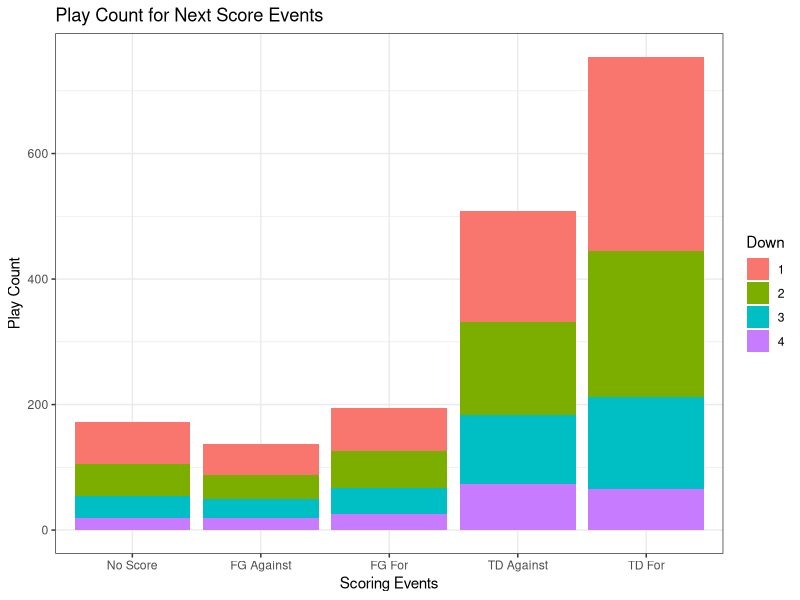
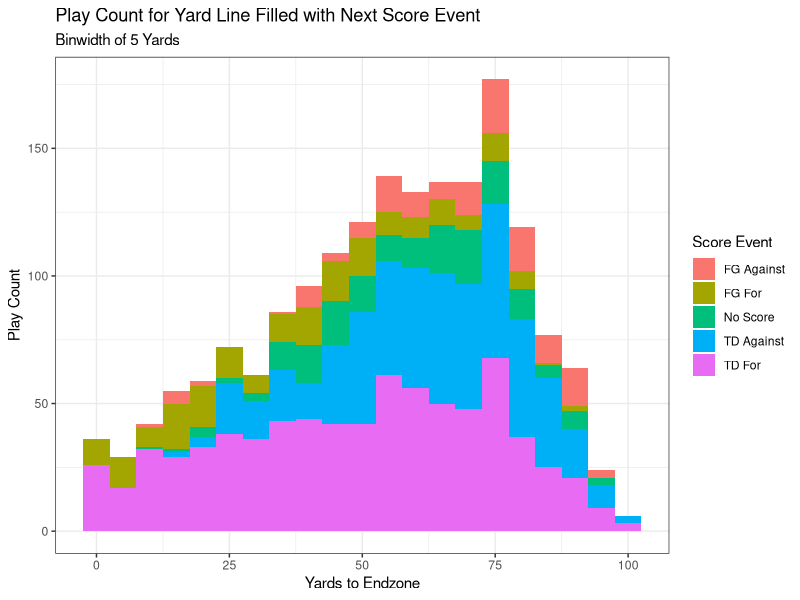
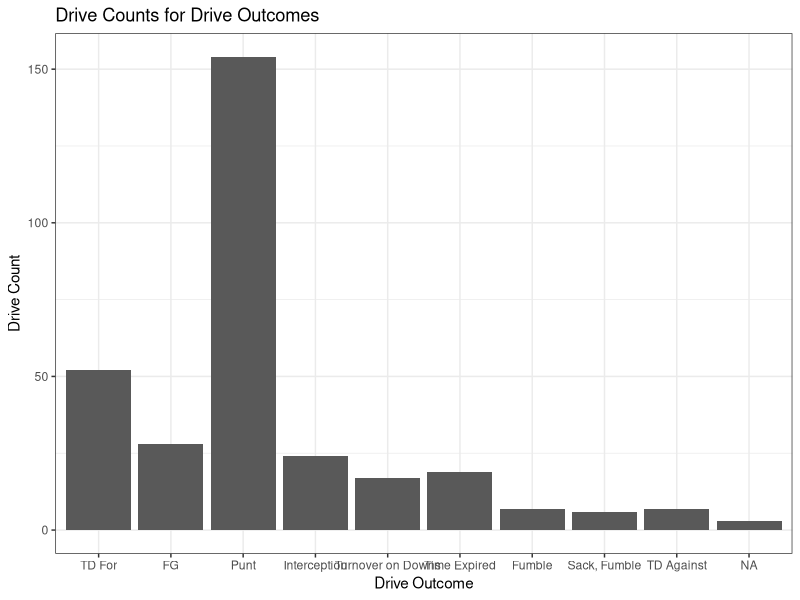
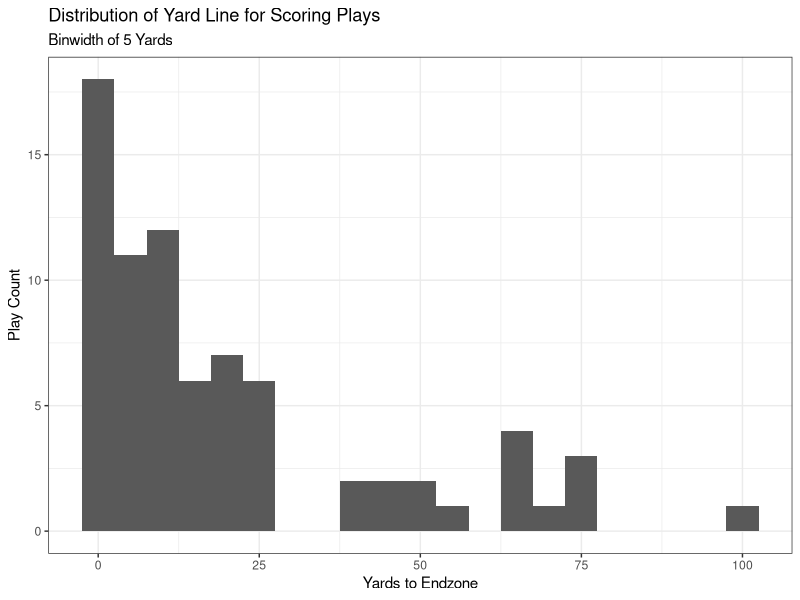
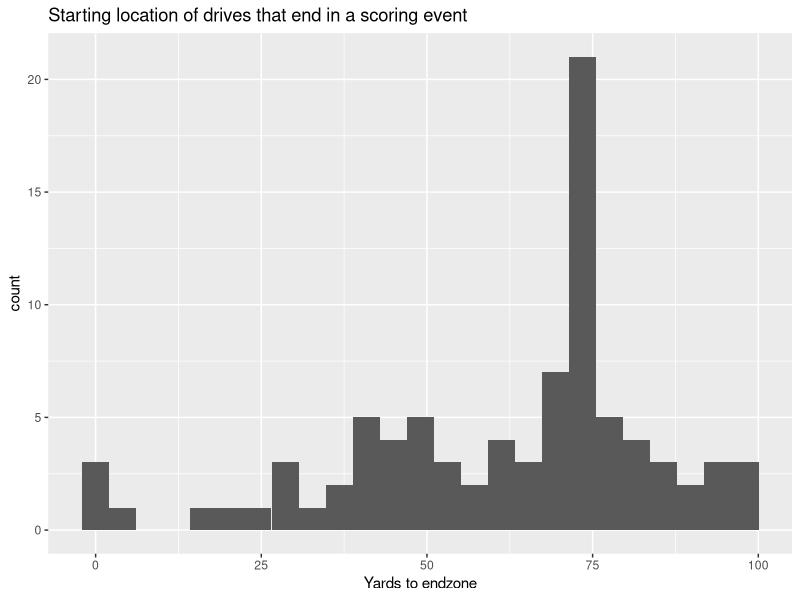
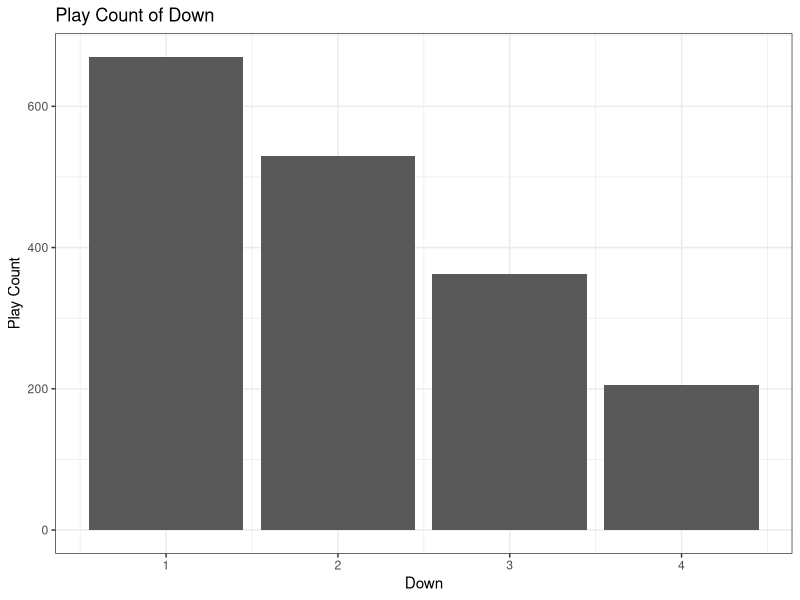
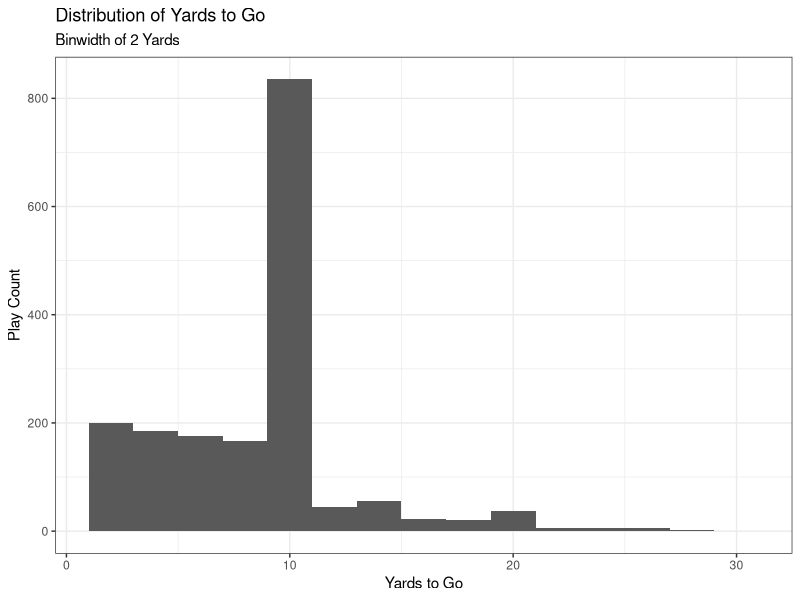
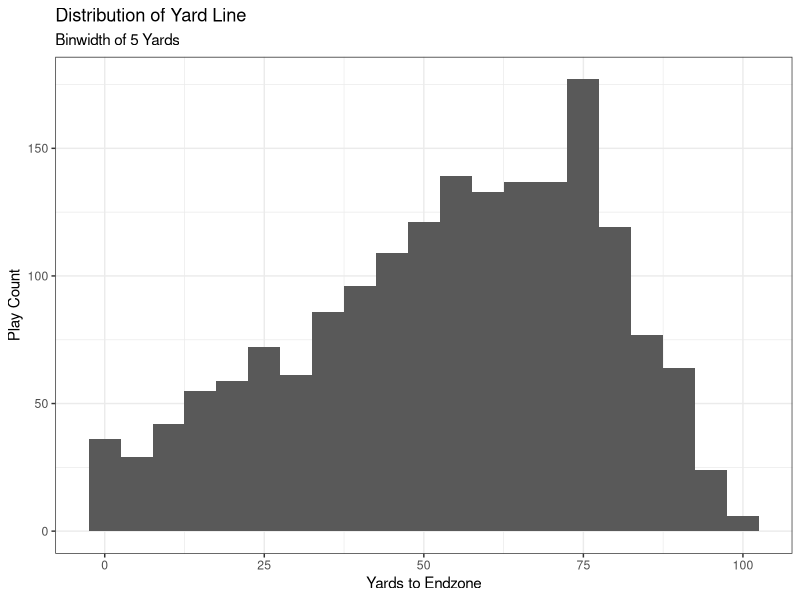

Reproduce these figures in R, in order. (Note: this script raises an error after producing the figures.)
## ---- chunk 1
knitr::opts_chunk$set(echo = TRUE)
library(tidyverse)
library(nnet)
## ---- chunk 2
## Data initialization

# Drop KOs, Extra Pts, 2 Pt conversions, Penalties, and Timeouts
init.data.full = read.csv("Initial_Play_-_By_-_Play.csv", na=c(""))
KO.plays = c("KO", "KO Rec", "Onside Kick Rec")

# Fixing the Extra Points labeled as FGs
init.data.full[1442, "PLAY.TYPE"] = "Extra Pt."
init.data.full[1556, "PLAY.TYPE"] = "Extra Pt."
init.data.full[1975, "PLAY.TYPE"] = "Extra Pt."
init.data.full[1994, "PLAY.TYPE"] = "Extra Pt."

extra.pt.rows = which(init.data.full$PLAY.TYPE == "Extra Pt." |
                        init.data.full$PLAY.TYPE == "Extra Pt. Block")
KO.rows = which(init.data.full$PLAY.TYPE %in% KO.plays)
two.pt.rows = which(init.data.full$PLAY.TYPE == "2 Pt." | 
                      init.data.full$PLAY.TYPE == "2 Pt. Defend")
penalty.rows = which(init.data.full$RESULT == "Penalty")
timeout.rows = which(init.data.full$RESULT == "Timeout")

rem.rows = c(extra.pt.rows, KO.rows, penalty.rows, two.pt.rows, timeout.rows)
init.data = init.data.full[-rem.rows, ]

# Create possession team column

  # fill in missing values that shouldn't be missing
init.data[945, "ODK"] = "D"
init.data[955, "ODK"] = "D"
init.data[980, "ODK"] = "O"
init.data[1009, "ODK"] = "D"
init.data[1019, "ODK"] = "D"
init.data[1025, "ODK"] = "D"
init.data[1044, "ODK"] = "O"
init.data[1093, "ODK"] = "D"
init.data[1291, "ODK"] = "O"
init.data[1317, "ODK"] = "D"
init.data[1368, "ODK"] = "O"
init.data[1395, "ODK"] = "D"

init.data$pos.team = ifelse(init.data$ODK == "O", "CMU", "Opp")

for (i in 1:nrow(init.data)) {
  if (init.data[i, "ODK"] == "K") {
    init.data[i, "pos.team"] = init.data[i - 1, "pos.team"]
  }
}

# convert character variables to factor
#factor.vars = c("ODK", "RESULT", "PLAY.TYPE")
#init.data[factor.vars] = lapply(init.data[factor.vars], factor)

# renaming variables for convenience
names(init.data) = tolower(names(init.data))
names(init.data)[1] = "play"

# fixing rounding error for distance
# for (i in 2:nrow(init.data)) {
#   if (init.data$dn[i]==1 | is.na(init.data$dn[i])) { next }
#   init.data$dist[i] = init.data$dist[i-1] - init.data$gn.ls[i-1]
# }

#init.data = init.data[-penalty.rows, ]
## ---- chunk 3
## Cleaning

# creating game ID
first.plays = which(init.data$play==2)
init.data$game = length(first.plays)
for (i in 1:(length(first.plays)-1)) {
  first = first.plays[i]
  last = first.plays[i+1]-1
  init.data$game[first:last] = i
}

# fixing yards to endzone
negative.yds = init.data$yard.ln < 0
na.yds = is.na(negative.yds)
negative.yds[na.yds] = FALSE
init.data[negative.yds, "yard.ln"] = init.data[negative.yds, "yard.ln"] + 100
names(init.data)[5] = "yds.to.endzone"

# creating drive ID
num.games = max(init.data$game)

  # Indicator for defensive score
init.data$def.score = str_detect(init.data$result, "Def")
init.data[is.na(init.data$def.score), "def.score"] = FALSE

for (game.ind in 1:num.games) {
  
  ind.game = init.data[init.data$game == game.ind, ]
  drive = 1
  
  for (j in 1:(nrow(ind.game) - 1)) {
    
    global.ind = which(init.data$game == game.ind & 
                         init.data$play == ind.game[j, "play"])
    
    cur.pos = ind.game[j, "pos.team"]
    next.pos = ind.game[j + 1, "pos.team"]
    
    init.data[global.ind, "drive"] = drive
    
    if ((cur.pos != next.pos) | (ind.game[j, "def.score"])) {
      drive = drive + 1
    }
    
  }
  
  init.data[global.ind + 1, "drive"] = drive
  
}
## ---- chunk 4
# #get last play of each drive
# init.data %>% 
#   group_by(game, drive) %>% 
#   slice_tail %>% 
#   ungroup

# creating drive outcome
last.plays = which(!mapply(identical, init.data$drive, lead(init.data$drive, default=0)) & 
                     !is.na(init.data$drive))
last.play.type = init.data$play.type[last.plays]
down = init.data$dn[last.plays]
result = init.data$result[last.plays]
last.outcomes = rep(NA, length(last.plays))
for (i in 1:length(last.plays)) {
  outcome = NA
  playtype = last.play.type[i]
  if (is.na(playtype)) {next} # NEED TO FIX
  res = result[i]
  if (grepl("Def TD", res)) {outcome = "TD Against"}
  else if (playtype=="Pass" | playtype=="Run") {
    if (grepl("TD", res)) {outcome = "TD For"}
    else if (res %in% c("Fumble", "Interception", "Sack, Fumble")) {outcome = res}
    else if (is.na(down[i])) {next} # NEED TO FIX
    else if (down[i]==4) {outcome = "Turnover on Downs"}
    else {outcome = "Time Expired"}
  }
  else if (grepl("FG", playtype)) {outcome = "FG"}
  else if (grepl("Punt", playtype)) {outcome = "Punt"}
  last.outcomes[i] = outcome
}
offset = 0
init.data$drive.outcome = NA
init.data$drive.outcome[last.plays] = last.outcomes
for (i in 1:max(init.data$game)) {
  ind = which(init.data$game==i)
  init.data$drive.outcome[ind] = last.outcomes[init.data$drive[ind] + offset]
  offset = offset + max(init.data$drive[ind], na.rm=TRUE)
}

# # creating next scoring play
# TD.score = c("Complete, TD", "Rush, TD", "Interception, Def TD", "Scramble, TD",
#              "Blocked, Def TD", "Fumble, Def TD") # check the result column
FG.score = c("FG", "FG Block") # check the play type column, and then result column for good
# safety.score = c("Safety")
# 
#   #Get indices for TDs
# TD.score.inds = which(init.data$result %in% TD.score)
# 
#   #Get indices for FGs

#Manually input missing FG good/no good values
FG.rows = init.data[init.data$play.type %in% FG.score, ]
FG.rows[c(5, 6, 9, 20, 21, 22), "result"] = "Good"
FG.rows[c(8, 23, 24, 25, 26, 28, 29), "result"] = "No Good"
  #Index 29 was a muffed FG attempt
init.data[init.data$play.type %in% FG.score, "result"] = FG.rows$result



init.data$TD.score = str_detect(init.data$result, "TD")
init.data[is.na(init.data$TD.score), "TD.score"] = F 
init.data$FG = str_detect(init.data$play.type, "FG")
init.data[is.na(init.data$FG), "FG"] = F 
init.data$FG.score = ((init.data$FG == T) & (init.data$result == "Good"))
init.data$safety.score = F # implement once we have data with safeties

init.data$sp = ifelse(init.data$TD.score + init.data$FG.score + init.data$safety.score >= 1, 
                      T,
                      F)

find.next.score.game = function(data) { #WRT POSESSION TEAM
  
  # Which rows are the scoring plays:
  score.plays = which(data$sp)
  
  find.next.score = function(play.ind, score.plays.inds, data) {
    
    next.score.ind = score.plays.inds[which(score.plays.inds >= play.ind)[1]]
    
    if(is.na(next.score.ind)) {
      
      score.type = "No Score"
      
    } else {
      
      #TDs:
      if (data$TD.score[next.score.ind]) {
        
        if (identical(data[play.ind, "pos.team"], data[next.score.ind, "pos.team"])) {
          
          if (data[next.score.ind, "def.score"]) { #Def TD, against team in pos
            
            score.type = "TD Against"
            
          } else { #Offensive TD, for team in pos
            
            score.type = "TD For"
            
          }
          
        } else {
          
          if (data[next.score.ind, "def.score"]) { #Def TD, for team in pos.
            
            score.type = "TD For"
            
          } else { #Offensive TD, against team in pos.
            
            score.type = "TD Against"
            
          }
          
        }

        #FGs
      } else if(data$FG.score[next.score.ind]) {
        
        if (identical(data[play.ind, "pos.team"], data[next.score.ind, "pos.team"])) {
          
          score.type = "FG For"
          
          # Opponent made FG
        } else {
          
          score.type = "FG Against"
          
        }
        
        #Safeties
      } else if(data$safety.score[next.score.ind]) {
        
        score.type = "Safety" #Handle logic later
        
        #Error
      } else {
        
        score.type = NA
        
      }
    }
    
    return(data.frame(next.score = score.type))
    
  }
  
  res = lapply(1:nrow(data), find.next.score, 
               score.plays.inds = score.plays, data = data) %>% 
    bind_rows()
  
  return(res)
}

next.score = map_dfr(unique(init.data$game), 
        function(x) {
          init.data %>% 
            filter(game == x) %>% 
            find.next.score.game()
        })

init.data$next.score = next.score[, 1]
## ---- chunk 5
# CMU efficiency metric
## ---- chunk 6
# EDA
sub.data = init.data[, c("game", "drive", "play", "pos.team", "dn", "dist", 
                         "yds.to.endzone", "result", "play.type", 
                         "drive.outcome", "next.score")]

# Next score distribution by down (removed NA values)
sub.data[!is.na(sub.data$dn), ] %>% 
  ggplot(aes(x = fct_relevel(next.score, 
                             c("Touchdown For", "Touchdown Against", 
                               "Field Goal For", "Field Goal Against", 
                               "No Score")), 
             fill = factor(dn))) +
  geom_bar() +
  labs(title = "Play Count for Next Score Events", x = "Scoring Events", 
       y = "Play Count", fill = "Down") +
  theme_bw()

# Distribution of yard line filled with next score event at every play
sub.data %>%
  ggplot(aes(x = yds.to.endzone, fill = next.score)) +
  geom_histogram(binwidth = 5) +
  labs(title = "Play Count for Yard Line Filled with Next Score Event", 
       x = "Yards to Endzone", y = "Play Count", fill = "Score Event", 
       subtitle = "Binwidth of 5 Yards") +
  theme_bw()
  

drive.data = sub.data %>% 
  group_by(game, drive) %>% 
  slice(1) %>% 
  ungroup()

drive.data %>% 
  ggplot(aes(x = fct_relevel(drive.outcome, 
                             c("TD For", "FG", "Punt", "Interception", 
                               "Turnover on Downs", "Time Expired")))) +
  geom_bar() +
  labs(title = "Drive Counts for Drive Outcomes", x = "Drive Outcome", 
       y = "Drive Count") +
  theme_bw()

# Starting yard line of each scoring play
init.data[init.data$sp, ] %>%
  ggplot(aes(x = yds.to.endzone)) +
  geom_histogram(binwidth = 5) +
  labs(title = "Distribution of Yard Line for Scoring Plays", 
       x = "Yards to Endzone", y = "Play Count", 
       subtitle = "Binwidth of 5 Yards") +
  theme_bw()

# Starting yard line of the first play in the drive for each scoring play
drive.data %>% filter(drive.outcome=="FG" | drive.outcome=="TD For" | drive.outcome=="TD Against") %>%
  ggplot(aes(x=yds.to.endzone)) + geom_histogram(bins=25) + 
  labs(title="Starting location of drives that end in a scoring event", x="Yards to endzone")

## EDA OF PREDICTOR VARIABLES

# Distribution of down
sub.data %>% 
  ggplot(aes(x = dn)) +
  geom_bar() +
  labs(title = "Play Count of Down", x = "Down", y = "Play Count") +
  theme_bw()

# Distribution of yards to go
sub.data %>% 
  ggplot(aes(x = dist)) +
  geom_histogram(binwidth = 2) +
  labs(title = "Distribution of Yards to Go", x = "Yards to Go", y = "Play Count",
       subtitle = "Binwidth of 2 Yards") +
  theme_bw()

# Distribution of yard line
sub.data %>% 
  ggplot(aes(x = yds.to.endzone)) +
  geom_histogram(binwidth = 5) +
  labs(title = "Distribution of Yard Line", x = "Yards to Endzone", 
       y = "Play Count", subtitle = "Binwidth of 5 Yards") +
  theme_bw()

# Distribution of yards to go colored by down
sub.data %>% 
  ggplot(aes(x = dist, fill = factor(dn))) +
  geom_histogram(binwidth = 2) +
  labs(title = "Distribution of Yards to Go Colored by Down", x = "Yards to Go",
       y = "Play Count", fill = "Down", subtitle = "Binwidth of 2 Yards") +
  theme_bw()

# Density of yards to go colored by down, faceted by next score
sub.data %>% 
  ggplot(aes(x = dist, fill = factor(dn))) +
  geom_density() +
  facet_wrap(next.score ~ ., nrow = 2) +
  labs("Density of Yards to Go, Colored by Down, Faceted by Next Score",
       x = "Yards to Go", y = "Density", fill = "Down") +
  theme_bw()

# Distribution of yard line colored by down
sub.data %>% ggplot(aes(x=yds.to.endzone)) + 
  geom_histogram(aes(fill=factor(dn)), alpha=0.5, position="identity") +
  labs(title="Distribution of yard line by down", x="Yards to endzone", fill="down")

# Distribution of yard line colored by drive outcome
sub.data %>% ggplot(aes(x=yds.to.endzone, fill=factor(drive.outcome))) + geom_histogram() +
  labs(title="Distribution of yard line by drive outcome", x="Yard line", fill="Drive outcome")

# Distribution of yards gained/lost colored by down
init.data %>% ggplot(aes(x=gn.ls)) + 
  geom_density(aes(fill=factor(dn)), alpha=0.3, position="identity") + 
  labs(title="Density of gain/loss by down", x="Yards gained/lost", fill="Down")
## ---- chunk 7
#Modeling
EPA.model = nnet(next.score ~ dn + dist + yds.to.endzone, data = sub.data)
